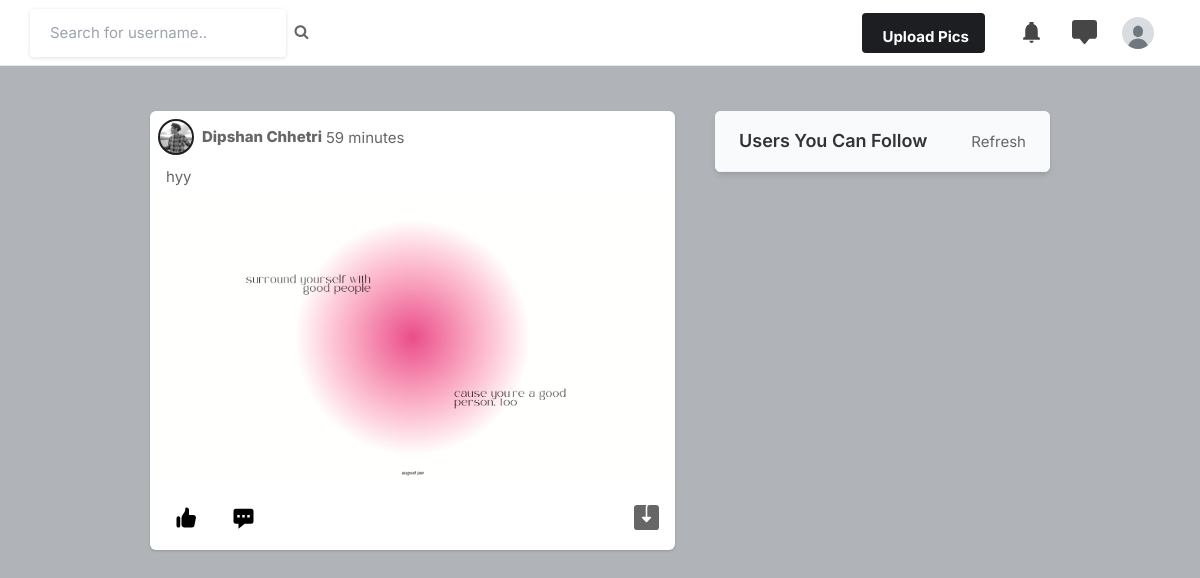
The page / (signed in) on the database its author committed.
### core/models.py (models this page shows, shortened)
class Profile(models.Model):
    user = models.ForeignKey(User , on_delete=models.CASCADE)
    id_user = models.IntegerField()
    bio = models.TextField(blank=True)
    profileimg = models.ImageField(upload_to='profile_images' , default='blank.jpg')
    location = models.CharField(max_length=100,blank=True)
    def __str__(self):
        return self.user.username

class Post(models.Model):
    id = models.UUIDField(primary_key=True,default=uuid.uuid4)
    user = models.ForeignKey(Profile , on_delete=models.CASCADE)
    image = models.ImageField(upload_to='post_images',blank=True)
    caption = models.TextField(blank=True)
    created_at = models.DateTimeField(default=datetime.now)
    no_of_likes = models.IntegerField(default=0)
    class Meta:
        ordering = ('-created_at',)

### core/views.py (the view)
# urls.py: path('', views.index , name='index'),
@login_required(login_url='signin')
def index(request):
    user_object = User.objects.get(username = request.user.username)
    user_profile = Profile.objects.get(user = user_object)
    user_following_list = []
    feed = []
    profileobj =[]
    userobj =[]
    user_following = Followercount.objects.filter(follower = request.user.username)
    for users in user_following:
       user_following_list.append(users.user)
    for i in user_following_list:
       userobj_list = User.objects.filter(username = i)
       userobj.append(userobj_list)
    userobj_list = list(chain(*userobj))
    for i in userobj_list:
       newprof = Profile.objects.filter(user = i)
       profileobj.append(newprof)
    newprof = list(chain(*profileobj))
    for usernames in newprof:
       feed_list = Post.objects.filter(user = usernames)
       feed.append(feed_list)
    feed_list = list(chain(*feed))
    newfeed = sorted(feed_list,key=lambda post: post.created_at, reverse=True)
    all_users = User.objects.all()
    user_following_all = []
    for user in user_following:
       user_list = User.objects.get(username = user.user)
       user_following_all.append(user_list)
    new_suggestions_list = [ x for x in list(all_users) if ( x not in  list(user_following_all))]
    current_user = User.objects.filter(username = request.user.username)
    final_suggestions_list = [ x for x in list(new_suggestions_list) if ( x not in list(current_user))]
    random.shuffle(final_suggestions_list)
    username_profile = []
    username_profile_list = []
    for users in final_suggestions_list:
       username_profile.append(users.id)
    for ids in username_profile:
       profile_lists = Profile.objects.filter(id_user = ids)
       username_profile_list.append(profile_lists)
    suggestions_username_profile_list = list(chain(*username_profile_list))
    context = {'user':user_profile,'post':newfeed ,'pro':profile ,'suggestions_username_profile_list':suggestions_username_profile_list[:4]}
    return render(request , 'index.html',context)

### templates/index.html (shortened to what this page needs)
{% load static %}
<!DOCTYPE html>
<html lang="en">
<head>
    <link rel="stylesheet" href="{% static 'assets/css/icons.css' %}">
    <link rel="stylesheet" href="{% static 'assets/css/uikit.css' %}">
    <link rel="stylesheet" href="{% static 'assets/css/style.css' %}">
    <link rel="stylesheet" href="{% static 'assets/css/tailwind.css' %}">
    <link rel="stylesheet" href="https://cdnjs.cloudflare.com/ajax/libs/font-awesome/4.7.0/css/font-awesome.min.css">
</head>
<body>
    <header>
        <div class="header_inner">
            <form action="/search" method="POST">
                <div class="left-side">
                    <input type="text" name="username" placeholder="Search for username..">&nbsp;&nbsp;
                    <button type="submit"><i class="fa fa-search fa-1x"></i></button>
                </div>
            </form>
            <div class="right-side lg:pr-4">
                <a href="#"
                    class="bg-pink-500 flex font-bold hidden hover:bg-pink-600 hover:text-white inline-block items-center lg:block max-h-10 mr-4 px-4 py-2 rounded shado text-white">
                              Upload Pics
                </a>
                <a href="#" class="header-links-item">
                </a>
                <a href="#" class="header-links-item">
                </a>
                <a href="#">
                    <img src="{{user.profileimg.url}}" class="header-avatar" alt="">
                </a>
            </div>
        </div>
    </header>
    <div class="container m-auto">
        <div class="lg:flex justify-center lg:space-x-10 lg:space-y-0 space-y-5">
            <div class="space-y-5 flex-shrink-0 lg:w-7/12">
                {% for post in post %}
                <div class="bg-white shadow rounded-md  -mx-2 lg:mx-0">
                    <div class="flex justify-between items-center p-2 ">
                        <div class="flex flex-1 items-center space-x-1">
                                <div class="bg-gradient-to-tr from-yellow-600 to-pink-600 p-0.5 rounded-full">
                                    <img src="{{post.user.profileimg.url}}"
                                        class="rounded-full w-8 h-8">
                                </div>
                            <a href=""><span class="block capitalize font-bold "><a
                                        href="/profile/{{post.user}}"  class="block capitalize font-extrabold " >{{post.user}}</a></span></a>
                                        <p>{{post.created_at|timesince}}</p>
                        </div>
                        <div>
                            <a href="#"> <i
                                    class="icon-feather-more-horizontal text-2xl hover:bg-gray-200 rounded-full p-2 transition -mr-1 "></i>
                            </a>
                        </div>
                    </div>
                    <div class="flex justify-between items-center px-4">
                        <p>{{post.caption}}</p>
                    </div>
                    <div uk-lightbox>
                        {% if post.image.url != None %}
                        <a href="{{post.image.url}}">
                            <img src="{{post.image.url}}" alt="">
                        </a>
                        {% endif %}
                    </div>
                    <div class="py-3 px-4 space-y-3">
                        <div class="flex space-x-4 lg:font-bold">
                            <a href="#" class="flex items-center space-x-2">
                                <div class="p-2 rounded-full text-black">
                                </div>
                            </a>
                            <a href="#" class="flex items-center space-x-2">
                                <div class="p-2 rounded-full text-black">
                                    <svg xmlns="http://www.w3.org/2000/svg" viewBox="0 0 20 20" fill="currentColor"
                                        width="25" height="25" class="">
                                        <path fill-rule="evenodd"
                                            d="M18 5v8a2 2 0 01-2 2h-5l-5 4v-4H4a2 2 0 01-2-2V5a2 2 0 012-2h12a2 2 0 012 2zM7 8H5v2h2V8zm2 0h2v2H9V8zm6 0h-2v2h2V8z"
                                            clip-rule="evenodd" />
                                    </svg>
                                </div>
                            </a>
                            <a href="#" class="flex items-center space-x-2 flex-1 justify-end">
                            </a>
                        </div>
                    </div>
                </div>
                {% endfor %}
            </div>
            <div class="lg:w-5/12">
                <div class="bg-white  shadow-md rounded-md overflow-hidden">
                    <div class="bg-gray-50  border-b border-gray-100 flex items-baseline justify-between py-4 px-6 ">
                        <h2 class="font-semibold text-lg">Users You Can Follow</h2>
                        <a href="/">Refresh</a>
                    </div>
                </div>
            </div>
        </div>
    </div>
</body>
</html>

### static/assets/css/style.css (style rules this page uses)
body { background-color: #B0B3B8!important; }
button { vertical-align: middle; }
input { height: 48px; line-height: 48px; padding: 0 20px; outline: none; font-size: 15px; color: #808080; max-width: 100%; width: 100%; -webkit-box-sizing: border-box; box-sizing: border-box; display: block; font-weight: 400; opacity: 1; border-radius: 4px; border: none; -webkit-box-shadow: 0 1px 4px 0px rgba(0, 0, 0, 0.12); box-shadow: 0 1px 4px 0px rgba(0, 0, 0, 0.12); }
input[type="text"], input[type="password"], input[type="email"], input[type="number"] { height: 48px; line-height: 48px; padding: 0 20px; outline: none; font-size: 15px; color: #808080; max-width: 100%; width: 100%; -webkit-box-sizing: border-box; box-sizing: border-box; display: block; font-weight: 400; opacity: 1; border-radius: 4px; border: none; -webkit-box-shadow: 0 1px 4px 0px rgba(0, 0, 0, 0.12); box-shadow: 0 1px 4px 0px rgba(0, 0, 0, 0.12); }
input { -webkit-transition: all 0.1s ease-in-out; transition: all 0.1s ease-in-out; }
::placeholder { color: #808080; opacity: 1; }
button { border: none; margin: 0; padding: 0; width: auto; overflow: visible; background: transparent; color: inherit; font: inherit; line-height: normal; cursor: pointer; }
a { color: #be185d; -webkit-transition: 0.3s; transition: 0.3s; outline: none !important; }
button { outline: none !important; }
img { max-width: 100%; }
body { color: #666; font-size: 15px; line-height: 27px; background-color: #f0f2f5; font-family: "Inter", sans-serif; text-transform: none; }
body p { font-size: 15px; line-height: 27px; }
h1, h2, h3, h4, h5, h6 { font-family: "Inter", sans-serif; text-transform: none; }
input[type="text"], input[type="password"], input[type="email"] { font-family: "Inter", sans-serif; text-transform: none; }
button, body .pac-container { font-family: "Inter", sans-serif; text-transform: none; }
h1, h2, h3, h4, h5, h6 { color: #333; font-weight: 500; margin: 0; padding: 0; }
h2 { font-size: 26px; }
@media (min-width: 1024px) { .container { max-width: 900px !important; padding-top: 45px; } }
header { background-color: #fff; left: 0; right: 0; top: 0; z-index: 99; height: 66px; display: -webkit-box; display: -ms-flexbox; display: flex; -webkit-box-align: center; -ms-flex-align: center; align-items: center; border-bottom: 1px solid #e5e7eb; }
header .header_inner { display: -webkit-box; display: -ms-flexbox; display: flex; -webkit-box-align: center; -ms-flex-align: center; align-items: center; max-width: 1090px; margin: auto; width: 100%; max-width: 100% !important; padding: 0 30px; }
header .header_inner .left-side { display: -webkit-box; display: -ms-flexbox; display: flex; -webkit-box-align: center; -ms-flex-align: center; align-items: center; }
header .header_inner .right-side { display: -webkit-box; display: -ms-flexbox; display: flex; -webkit-box-align: center; -ms-flex-align: center; align-items: center; -webkit-box-pack: end; -ms-flex-pack: end; justify-content: flex-end; margin-left: auto; }
header .header_inner .right-side .header-links-item { padding: 10px; margin-left: 8px; }
header .header_inner .right-side .header-links-item svg { width: 25px; height: 25px; color: #464646; }
header .header_inner .right-side .header-avatar { width: 32px; height: 32px; border-radius: 100%; margin-left: 15px; }

### rows shown on the page
Profile: profileimg (placeholder picture)
Post: user.profileimg (picture), user "Dipshan Chhetri", created_at "59 minutes", caption "hyy", image (picture)
